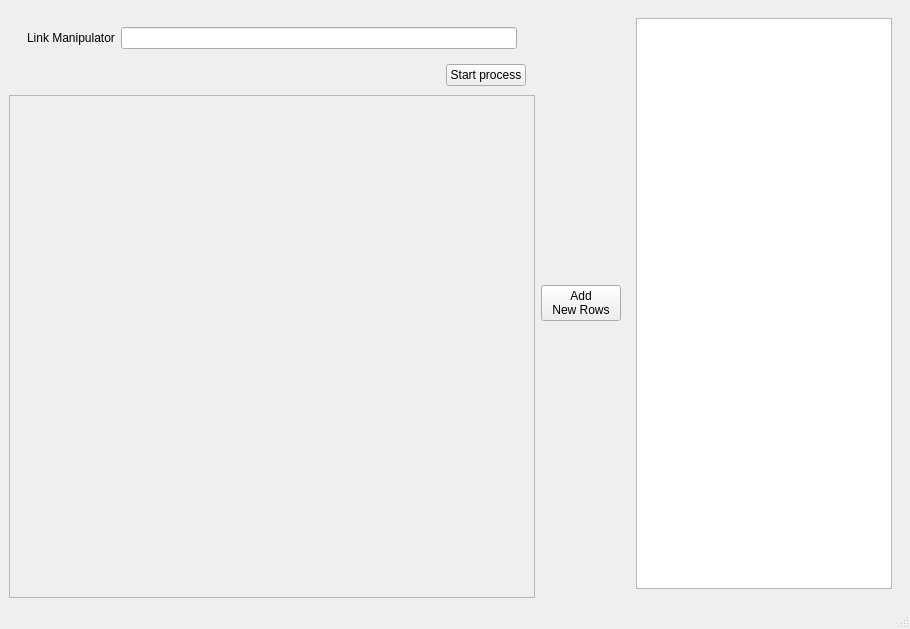
<?xml version="1.0" encoding="UTF-8"?>
<ui version="4.0">
 <class>MainWindow</class>
 <widget class="QMainWindow" name="MainWindow">
  <property name="geometry">
   <rect>
    <x>0</x>
    <y>0</y>
    <width>910</width>
    <height>629</height>
   </rect>
  </property>
  <property name="windowTitle">
   <string>Downloader</string>
  </property>
  <widget class="QWidget" name="centralwidget">
   <layout class="QHBoxLayout" name="horizontalLayout">
    <item>
     <widget class="QFrame" name="frame_left_main">
      <property name="frameShape">
       <enum>QFrame::NoFrame</enum>
      </property>
      <property name="frameShadow">
       <enum>QFrame::Raised</enum>
      </property>
      <layout class="QGridLayout" name="gridLayout_4">
       <property name="leftMargin">
        <number>0</number>
       </property>
       <property name="topMargin">
        <number>0</number>
       </property>
       <property name="rightMargin">
        <number>0</number>
       </property>
       <property name="bottomMargin">
        <number>0</number>
       </property>
       <property name="spacing">
        <number>0</number>
       </property>
       <item row="1" column="0">
        <widget class="QFrame" name="frame_leftdown">
         <property name="frameShape">
          <enum>QFrame::StyledPanel</enum>
         </property>
         <property name="frameShadow">
          <enum>QFrame::Raised</enum>
         </property>
         <layout class="QGridLayout" name="gridLayout_6">
          <item row="0" column="0">
           <widget class="QScrollArea" name="scrollArea">
            <property name="frameShape">
             <enum>QFrame::NoFrame</enum>
            </property>
            <property name="widgetResizable">
             <bool>true</bool>
            </property>
            <widget class="QWidget" name="scrollAreaWidgetContents">
             <property name="geometry">
              <rect>
               <x>0</x>
               <y>0</y>
               <width>506</width>
               <height>453</height>
              </rect>
             </property>
            </widget>
           </widget>
          </item>
         </layout>
        </widget>
       </item>
       <item row="0" column="0">
        <widget class="QFrame" name="frame_left_top">
         <property name="maximumSize">
          <size>
           <width>16777215</width>
           <height>256</height>
          </size>
         </property>
         <property name="frameShape">
          <enum>QFrame::NoFrame</enum>
         </property>
         <property name="frameShadow">
          <enum>QFrame::Raised</enum>
         </property>
         <layout class="QGridLayout" name="gridLayout_5">
          <item row="0" column="0">
           <layout class="QGridLayout" name="gridLayout_2">
            <item row="1" column="1">
             <widget class="QPushButton" name="pushButton_start_process">
              <property name="text">
               <string>Start process</string>
              </property>
             </widget>
            </item>
            <item row="1" column="0">
             <spacer name="horizontalSpacer">
              <property name="orientation">
               <enum>Qt::Horizontal</enum>
              </property>
              <property name="sizeHint" stdset="0">
               <size>
                <width>40</width>
                <height>20</height>
               </size>
              </property>
             </spacer>
            </item>
            <item row="0" column="0" colspan="2">
             <widget class="QFrame" name="frame_3">
              <property name="frameShape">
               <enum>QFrame::NoFrame</enum>
              </property>
              <property name="frameShadow">
               <enum>QFrame::Raised</enum>
              </property>
              <layout class="QGridLayout" name="gridLayout_3">
               <item row="0" column="0">
                <widget class="QLabel" name="label_2">
                 <property name="text">
                  <string>Link Manipulator</string>
                 </property>
                </widget>
               </item>
               <item row="0" column="1">
                <widget class="QLineEdit" name="lineEdit_global_manipulator"/>
               </item>
              </layout>
             </widget>
            </item>
           </layout>
          </item>
         </layout>
        </widget>
       </item>
      </layout>
     </widget>
    </item>
    <item>
     <widget class="QPushButton" name="pushButton_new_rows">
      <property name="text">
       <string>Add
New Rows</string>
      </property>
     </widget>
    </item>
    <item>
     <widget class="QFrame" name="frame_2">
      <property name="sizePolicy">
       <sizepolicy hsizetype="Maximum" vsizetype="Preferred">
        <horstretch>0</horstretch>
        <verstretch>0</verstretch>
       </sizepolicy>
      </property>
      <property name="frameShape">
       <enum>QFrame::NoFrame</enum>
      </property>
      <property name="frameShadow">
       <enum>QFrame::Raised</enum>
      </property>
      <layout class="QGridLayout" name="gridLayout">
       <item row="0" column="0">
        <widget class="QListWidget" name="listWidget_status">
         <property name="spacing">
          <number>5</number>
         </property>
        </widget>
       </item>
      </layout>
     </widget>
    </item>
   </layout>
  </widget>
  <widget class="QMenuBar" name="menubar">
   <property name="geometry">
    <rect>
     <x>0</x>
     <y>0</y>
     <width>910</width>
     <height>22</height>
    </rect>
   </property>
  </widget>
  <widget class="QStatusBar" name="statusbar"/>
 </widget>
 <resources/>
 <connections/>
</ui>
